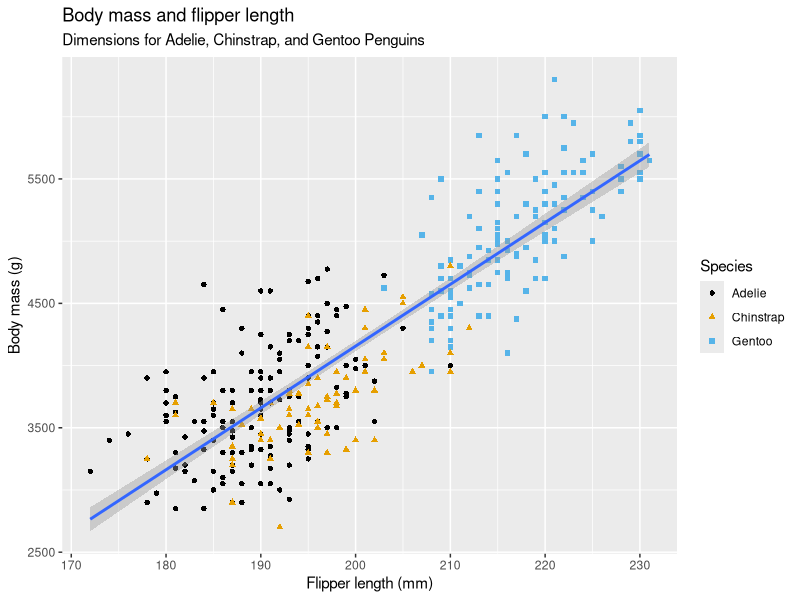
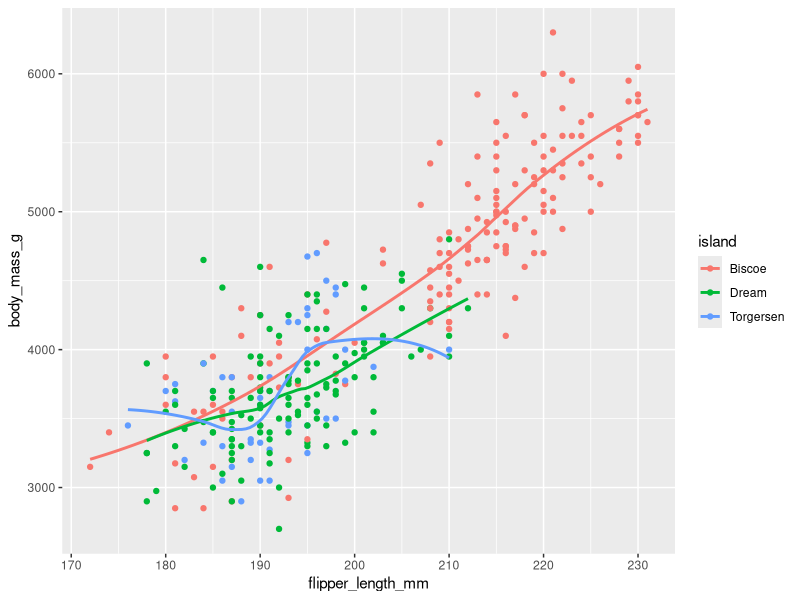
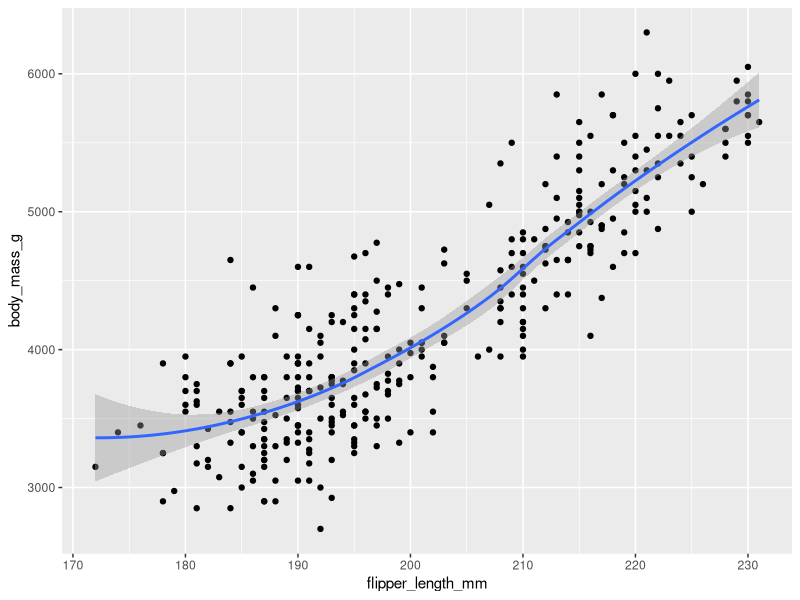
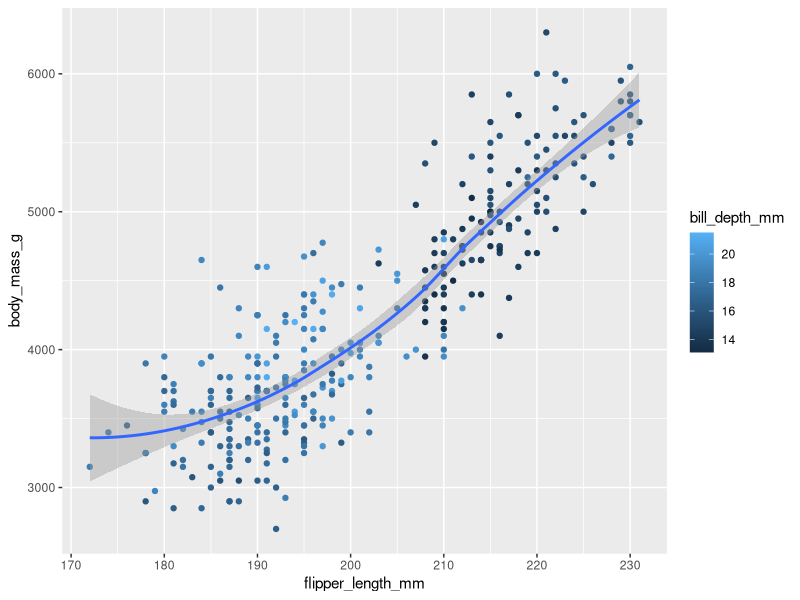
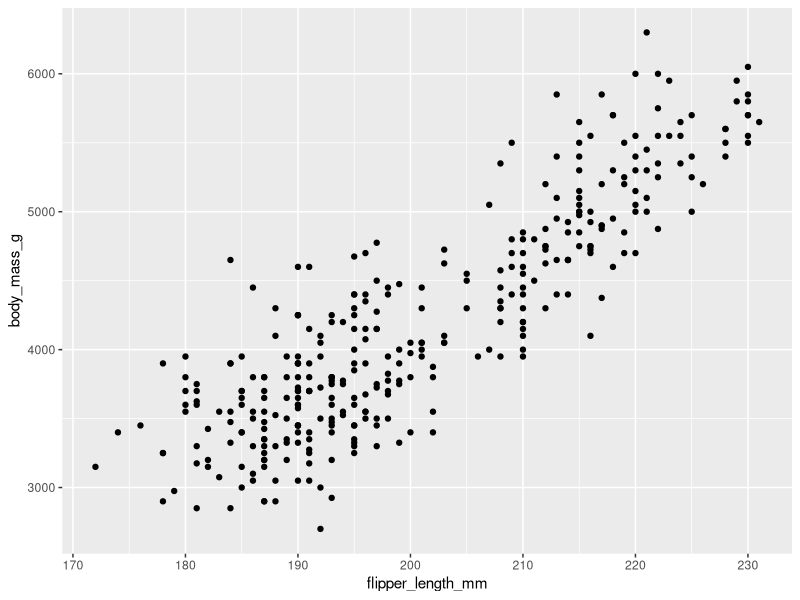
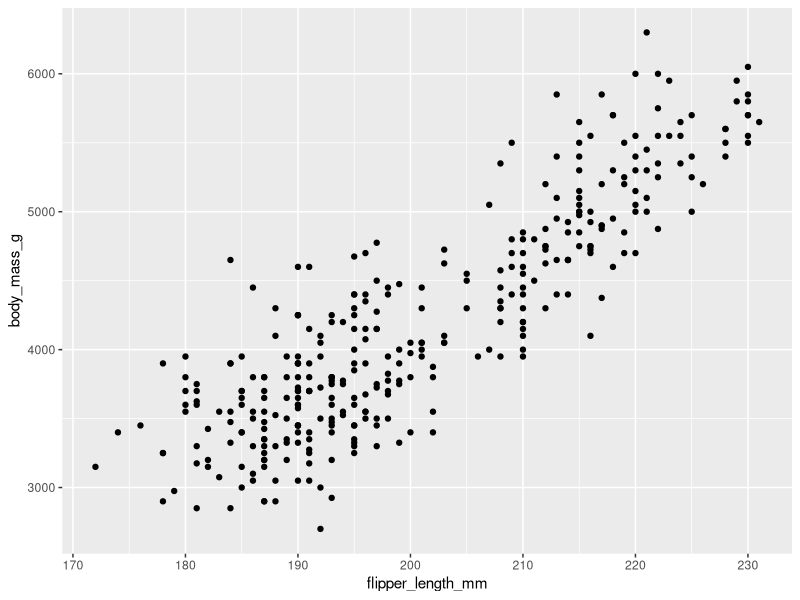
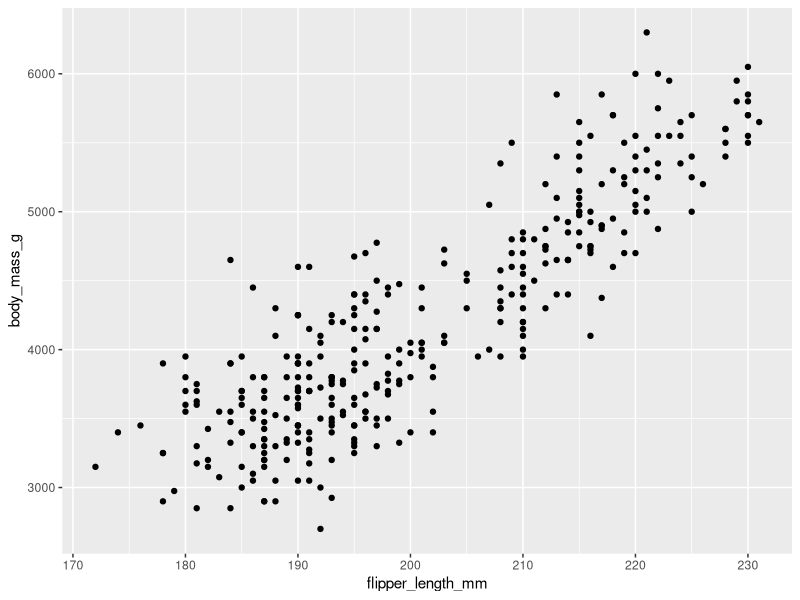
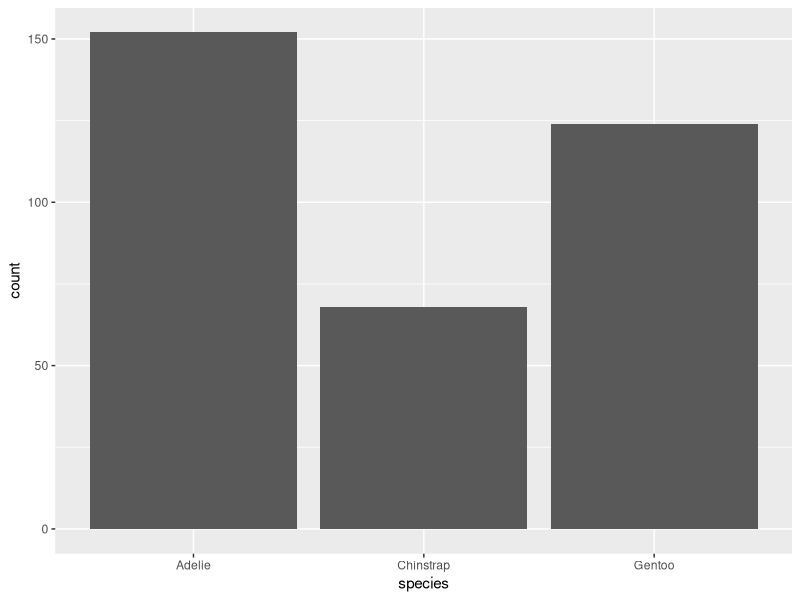

Write the R code that produced these figures, in order.
## ---- chunk 1

## ---- chunk 2
#|label: load-package
library(tidyverse)
## ---- chunk 3
#|label: load-packages


library(palmerpenguins)
library(ggthemes) 
## ---- chunk 4
penguins
## ---- chunk 5
glimpse(penguins)
## ---- chunk 6
#| warning: false
#| message: false
#| echo: false

ggplot(
  data = penguins,
  mapping = aes(x = flipper_length_mm, y = body_mass_g)
) +
  geom_point(aes(color = species, shape = species)) +
  geom_smooth(method = "lm") +
  labs(
    title = "Body mass and flipper length",
    subtitle = "Dimensions for Adelie, Chinstrap, and Gentoo Penguins",
    x = "Flipper length (mm)", y = "Body mass (g)",
    color = "Species", shape = "Species"
  ) +
  scale_color_colorblind()
ggplot(
  data = penguins,
  mapping = aes(x = flipper_length_mm, y = body_mass_g, color = island)
) +
  geom_point() +
  geom_smooth(se = FALSE)

ggplot(
  data = penguins,
  mapping = aes(x = flipper_length_mm, y = body_mass_g)
) +
  geom_point() +
  geom_smooth()

ggplot() +
  geom_point(
    data = penguins,
    mapping = aes(x = flipper_length_mm, y = body_mass_g, color = bill_depth_mm)
  ) +
  geom_smooth(
    data = penguins,
    mapping = aes(x = flipper_length_mm, y = body_mass_g, color = bill_depth_mm)
  )
## ---- chunk 7
ggplot(
  data = penguins,
  mapping = aes(x = flipper_length_mm, y = body_mass_g)
) +
  geom_point()
ggplot(penguins, aes(x = flipper_length_mm, y = body_mass_g)) + 
  geom_point()
penguins |> 
  ggplot(aes(x = flipper_length_mm, y = body_mass_g)) + 
  geom_point()
## ---- chunk 8
ggplot(penguins, aes(x = species)) +
  geom_bar()

ggplot(penguins, aes(x = fct_infreq(species))) +
  geom_bar()

ggplot(penguins, aes(x = body_mass_g)) + geom_histogram(binwidth = 200)

ggplot(penguins, aes(x = body_mass_g)) +
  geom_histogram(binwidth = 20)
ggplot(penguins, aes(x = body_mass_g)) +
  geom_histogram(binwidth = 2000)

## ---- chunk 9
ggplot(penguins, aes(x = body_mass_g)) +
  geom_density()
#> Warning: Removed 2 rows containing non-finite values (`stat_density()`).
## ---- chunk 10
ggplot(penguins, aes(x = species, y = body_mass_g)) +
  geom_boxplot()

ggplot(penguins, aes(x = body_mass_g, color = species)) +
  geom_density(linewidth = 0.90)

ggplot(penguins, aes(x = body_mass_g, color = species, fill = species)) +
  geom_density(alpha = 0.15)

ggplot(penguins, aes(x = island, fill = species)) +
  geom_bar()

ggplot(penguins, aes(x = island, fill = species)) +
  geom_bar(position = "fill")
## ---- chunk 11
ggplot(penguins, aes(x = flipper_length_mm, y = body_mass_g)) +
  geom_point()

ggplot(penguins, aes(x = flipper_length_mm, y = body_mass_g)) +
  geom_point(aes(color = species, shape = island))

ggplot(penguins, aes(x = flipper_length_mm, y = body_mass_g)) +
  geom_point(aes(color = species, shape = species)) +
  facet_wrap(~island)
